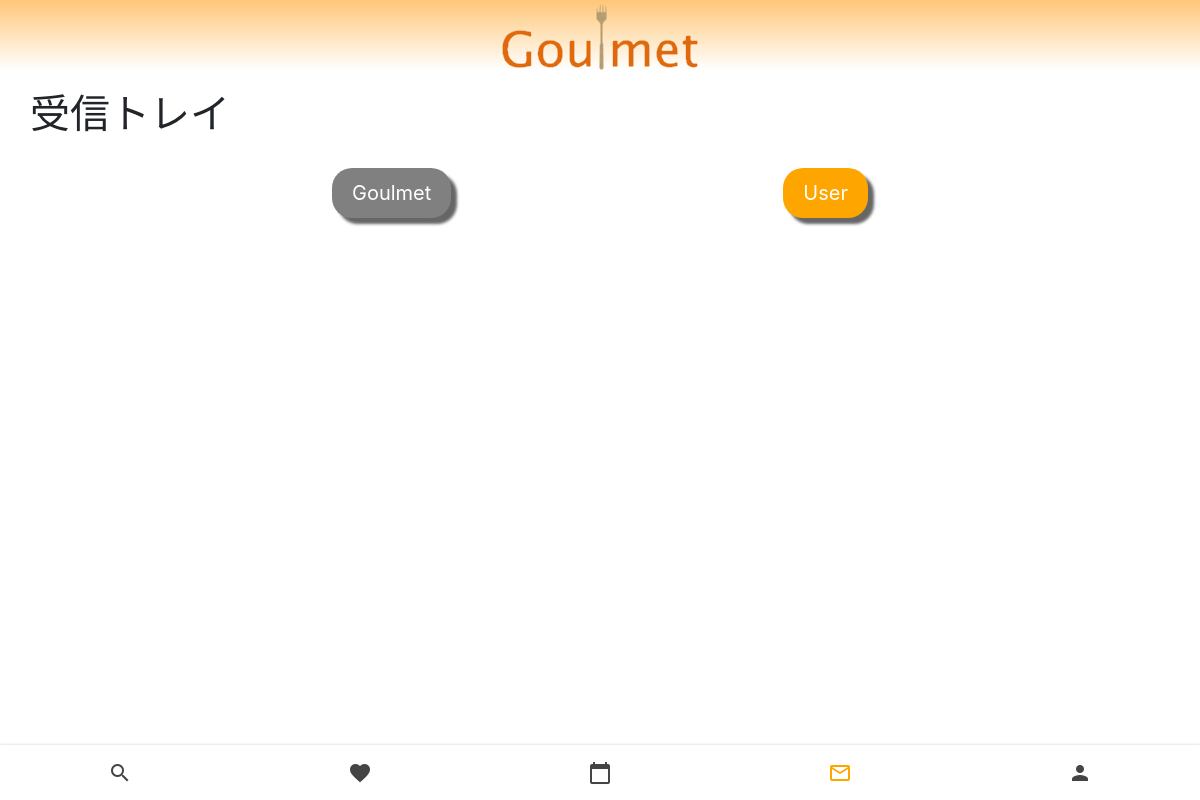
The page /chat/chat_list/ (signed in) on the database as committed earlier.
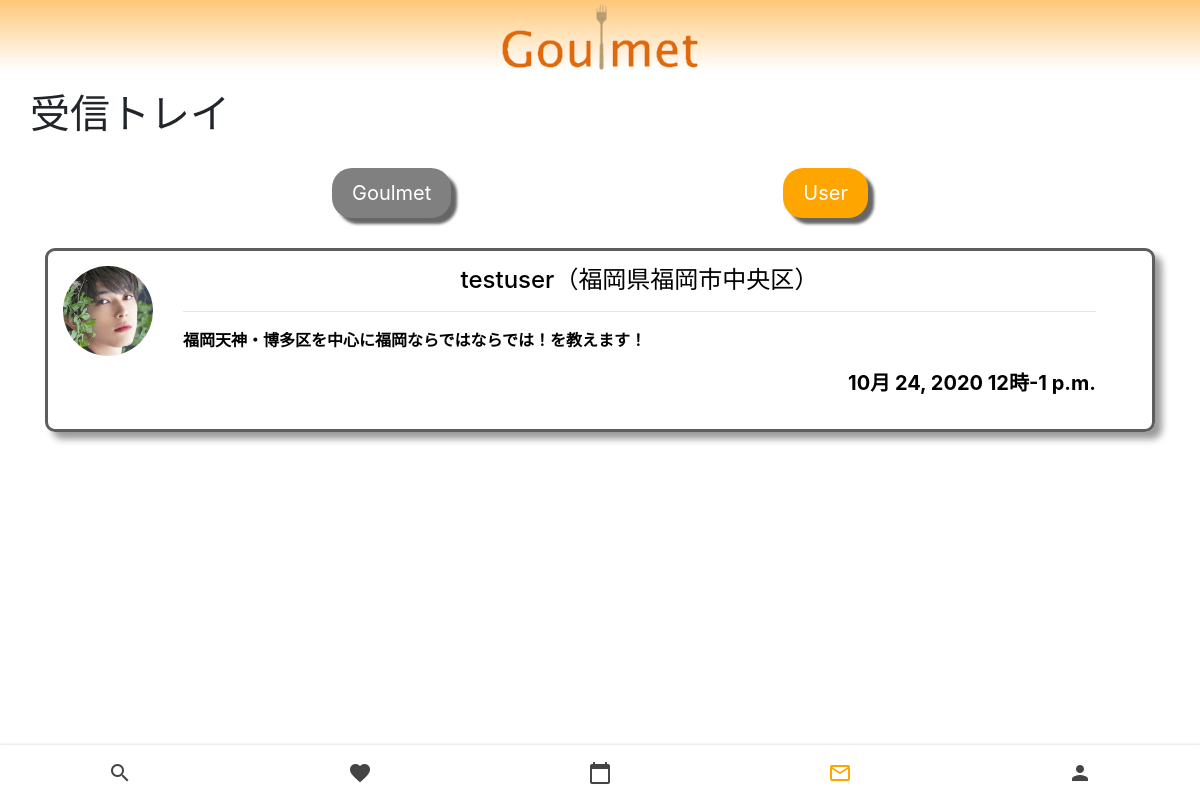
The same page on the database as committed later.
### chat/models.py (models this page shows, shortened)
class RoomModel(models.Model):
    user_id = models.ForeignKey(CustomUser,on_delete=models.CASCADE)
    goulmet_id = models.ForeignKey(GoulmetModel,on_delete=models.CASCADE)
    order_id = models.ForeignKey(OrderModel,on_delete=models.CASCADE)
    created_at = models.DateTimeField('作成日時',auto_now_add=True)
    updated_at = models.DateTimeField('更新日時',auto_now=True)

### account/models.py (models this page shows, shortened)
class GoulmetModel(models.Model):
    user_id = models.ForeignKey(CustomUser,on_delete=models.CASCADE)
    self_introduction = models.TextField('自己紹介',max_length=140)
    area = models.CharField('地域',max_length=50)
    plan = models.TextField('プラン',max_length=50,null=True)
    base_price = models.IntegerField('基本料金')
    is_pass = models.BooleanField('審査合格フラグ',null=True)
    created_at = models.DateTimeField('作成日時',auto_now_add=True)
    like = models.ManyToManyField(CustomUser, related_name='like', blank=True)

### myuser/models.py (models this page shows)
class CustomUser(AbstractUser):
    icon = models.ImageField(upload_to = 'upload',blank=True)
    is_goulmet = models.BooleanField(default=False)
    def __str__(self):
        return self.username

### reservation/models.py (models this page shows, shortened)
class OrderModel(models.Model):
    user_id = models.ForeignKey(CustomUser,on_delete=models.CASCADE,related_name='user_id')
    goulmet_id = models.ForeignKey(GoulmetModel,on_delete=models.CASCADE,related_name='goulmet_id')
    base_price = models.IntegerField('基本料金')
    date = models.DateField('日付')
    start_time = models.TimeField('開始時間', default=datetime.time(7, 0, 0))
    end_time = models.TimeField('終了時間', default=datetime.time(7, 0, 0))

### chat/views.py (the view)
# urls.py: path('chat_list/',chat_list,name='chat_list'),
@login_required
def chat_list(request):
    object_list = RoomModel.objects.all().filter(user_id=request.session['_auth_user_id'])
    return render(request, 'chat/chat_list.html', {'object_list': object_list})

### templates/chat/chat_list.html (shortened to what this page needs)
{% extends 'base.html' %}
{% load static %}
{% block header %}
<h1 style="margin-top: 20px; margin-left: 30px;">受信トレイ</h1>
{% endblock %}
{% block content %}
<head>
    <link rel="stylesheet" href="https://stackpath.bootstrapcdn.com/bootstrap/4.2.1/css/bootstrap.min.css">
</head>
<div style="margin-bottom: 20px;" class="change">
    <a id="goulmet" href="{% url 'chat:chat_list_goulmet' %}">Goulmet</a>
    <a id="user" href="#">User</a>
</div>
<div class="container">
{% for object in object_list %}
    <a style="text-decoration: none; color: #000000;" href="{% url 'chat:user_chat' pk=object.pk %}">
        <div class="goulmet">
            <div class="goulmet_icon">
                {% if object.goulmet_id.user_id.icon %}
                <img id="icon" src="{{object.goulmet_id.user_id.icon.url}}" alt="">
                {% else %}
                <img id="icon" src="{% static 'img/no_icon.png' %}" alt="" id="preview">
                {% endif %}
            </div>
            <div class="goulmet_info">
                <div style="text-align: center;">
                    <h4>{{object.goulmet_id.user_id}}（{{object.goulmet_id.area}}）</h4>
                </div>
                <hr>
                <p>{{object.goulmet_id.plan}}</p>
                <div style="text-align: right; font-size: 20px;">
                    <p>{{object.order_id.date}} {{object.order_id.start_time}}-{{object.order_id.end_time}}</p>
                </div>
            </div>
        </div>
    </a>
{% endfor %}
</div>
<nav class="nav">
    <a style="text-decoration: none;" href="{% url 'search_app:search_form' %}" id="1" class="nav__link">
        <i class="material-icons nav__icon">search</i>
    </a>
    <a style="text-decoration: none;" href="{% url 'favorite:favorite_list' %}" id="2" class="nav__link">
        <i class="material-icons nav__icon">favorite</i>
    </a>
    <a style="text-decoration: none;" href="{% url 'reservation:reservation_confirm' %}" id="3" class="nav__link">
        <i class="material-icons nav__icon">calendar_today</i>
    </a>
    <a style="text-decoration: none;" href="{% url 'chat:chat_list' %}" id="4" class="nav__link nav__link--active">
        <i class="material-icons nav__icon">mail_outline</i>
    </a>
    <a style="text-decoration: none;" href="{% url 'account:user_update' %}" id="5" class="nav__link">
        <i class="material-icons nav__icon">person</i>
    </a>
</nav>
{% endblock %}

Rows that differ between the two databases and show on the page:
added RoomModel: goulmet_id.user_id.icon (picture), goulmet_id.user_id "testuser", goulmet_id.area "福岡県福岡市中央区", goulmet_id.plan "福岡天神・博多区を中心に福岡ならではならでは！を教えます！", order_id "10月 24, 2020", order_id.start_time "12時", order_id.end_time "1 p.m."
